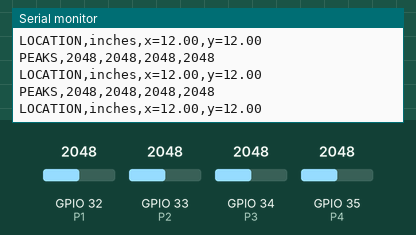
A sketch run on a simulated ESP32. On the bench: the last lines printed to the serial monitor. The test bench sets the inputs (shaded band); at power-on: GPIO 32 (P1) = 2048, GPIO 33 (P2) = 2048, GPIO 34 (P3) = 2048, GPIO 35 (P4) = 2048.

Above: at 1.2 s.
1.3 s: GPIO 32 (P1) set to 2866
At 1.56 s:
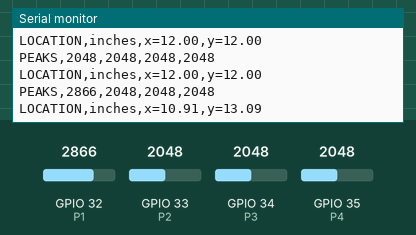
2.8 s: GPIO 33 (P2) set to 2866
At 3.16 s:
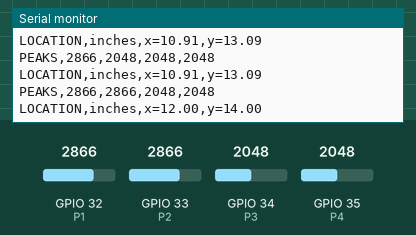
4.3 s: GPIO 34 (P3) set to 2866
At 4.36 s:
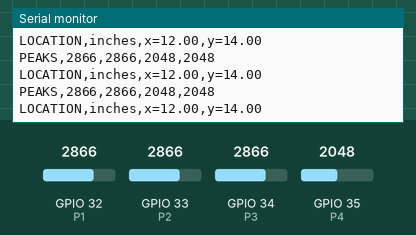
5.8 s: GPIO 35 (P4) set to 2866
At 5.97 s:
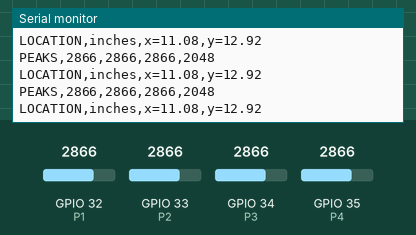
7.3 s: GPIO 32 (P1) set to 3972
At 7.57 s:
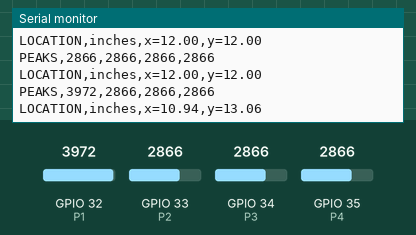
8.8 s: GPIO 33 (P2) set to 3972
At 9.17 s:
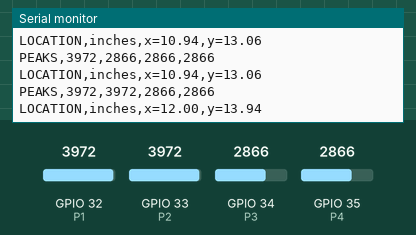
Timing chart, 0 to 11.3 s (numbered marks = the images above; inputs shaded):
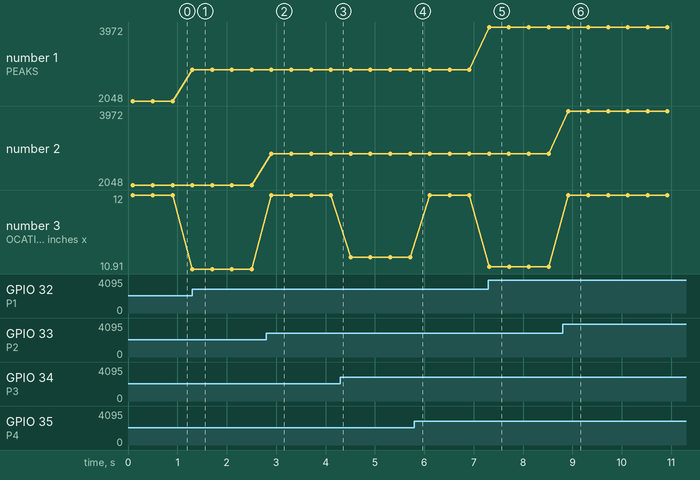

The sketch:

hit-detection-and-puck-location-detection.ino
```cpp
const int P1 = 32; // top-left
const int P2 = 33; // top-right
const int P3 = 34; // bottom-left
const int P4 = 35; // bottom-right

const int threshold = 50;
const int recordTimeMs = 100;
const int cooldownMs = 300;

const float boardSize = 24.0; // inches

void setup() {
  Serial.begin(115200);
}

void loop() {
  int r1 = analogRead(P1);
  int r2 = analogRead(P2);
  int r3 = analogRead(P3);
  int r4 = analogRead(P4);

  if (r1 > threshold || r2 > threshold || r3 > threshold || r4 > threshold) {

    int peak1 = 0;
    int peak2 = 0;
    int peak3 = 0;
    int peak4 = 0;

    unsigned long startTime = millis();

    while (millis() - startTime < recordTimeMs) {
      int v1 = analogRead(P1);
      int v2 = analogRead(P2);
      int v3 = analogRead(P3);
      int v4 = analogRead(P4);

      if (v1 > peak1) peak1 = v1;
      if (v2 > peak2) peak2 = v2;
      if (v3 > peak3) peak3 = v3;
      if (v4 > peak4) peak4 = v4;

      delayMicroseconds(500);
    }

    float total = peak1 + peak2 + peak3 + peak4;

    if (total > 0) {
      float x =
        (peak2 * boardSize + peak4 * boardSize) / total;

      float y =
        (peak1 * boardSize + peak2 * boardSize) / total;

      Serial.print("PEAKS,");
      Serial.print(peak1);
      Serial.print(",");
      Serial.print(peak2);
      Serial.print(",");
      Serial.print(peak3);
      Serial.print(",");
      Serial.println(peak4);

      Serial.print("LOCATION,inches,x=");
      Serial.print(x);
      Serial.print(",y=");
      Serial.println(y);
    }

    delay(cooldownMs);
  }
}
```

Measured:
- after the input at 1.3 s, the serial monitor: prints a new line at once (image 1)
- after the input at 2.8 s, the serial monitor: prints a new line after 0.11 s (image 2)
- after the input at 7.3 s, the serial monitor: prints a new line at once (image 5)
- after the input at 8.8 s, the serial monitor: prints a new line after 0.12 s (image 6)
- plotted number 1: 2048 → 2866 after the input at 1.3 s, 2866 → 3972 after the input at 7.3 s
- plotted number 3: 12 → 10.91 after the input at 1.3 s, 12 → 11.08 after the input at 4.3 s, 12 → 10.94 after the input at 7.3 s
